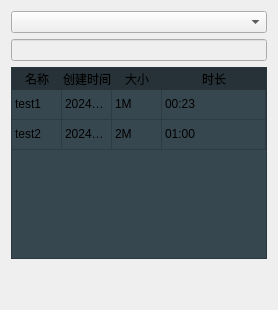
         <widget class="QWidget" name="tab_videofiles">
          <attribute name="icon">
           <iconset resource="../resource.qrc">
            <normaloff>:/asset/mianWidget/videoFiles.svg</normaloff>:/asset/mianWidget/videoFiles.svg</iconset>
          </attribute>
          <attribute name="title">
           <string>播放列表</string>
          </attribute>
          <attribute name="toolTip">
           <string>播放列表</string>
          </attribute>
          <layout class="QVBoxLayout" name="verticalLayout_6">
           <item>
            <widget class="QComboBox" name="comboBox_updatePlayerList">
             <property name="layoutDirection">
              <enum>Qt::LeftToRight</enum>
             </property>
             <property name="editable">
              <bool>false</bool>
             </property>
            </widget>
           </item>
           <item>
            <widget class="QLineEdit" name="lineEdit_pathPlayerList">
             <property name="enabled">
              <bool>false</bool>
             </property>
            </widget>
           </item>
           <item>
            <widget class="QTableWidget" name="tableWidget_playerList">
             <property name="enabled">
              <bool>true</bool>
             </property>
             <property name="sizePolicy">
              <sizepolicy hsizetype="Preferred" vsizetype="Expanding">
               <horstretch>0</horstretch>
               <verstretch>0</verstretch>
              </sizepolicy>
             </property>
             <property name="styleSheet">
              <string notr="true">/*表内空格*/
QTableWidget { 
	background-color: rgb(55, 71, 79);
}
QTableWidget::item {
	background-color: rgb(55, 71, 79);
}

QTableWidget::item:selected { 
	background-color: rgb(38, 50, 56);
	color: white; 
}

/*表头设置*/
QHeaderView::section { 
	border: none;
	background-color: rgb(38, 50, 56);
 }

/*表头区域的角落按钮左上角的空白区域设置*/
QTableCornerButton::section {
	background: transparent;
}</string>
             </property>
             <property name="editTriggers">
              <set>QAbstractItemView::NoEditTriggers</set>
             </property>
             <property name="selectionMode">
              <enum>QAbstractItemView::SingleSelection</enum>
             </property>
             <property name="selectionBehavior">
              <enum>QAbstractItemView::SelectRows</enum>
             </property>
             <property name="gridStyle">
              <enum>Qt::SolidLine</enum>
             </property>
             <attribute name="horizontalHeaderVisible">
              <bool>true</bool>
             </attribute>
             <attribute name="horizontalHeaderCascadingSectionResizes">
              <bool>true</bool>
             </attribute>
             <attribute name="horizontalHeaderDefaultSectionSize">
              <number>50</number>
             </attribute>
             <attribute name="horizontalHeaderHighlightSections">
              <bool>true</bool>
             </attribute>
             <attribute name="horizontalHeaderShowSortIndicator" stdset="0">
              <bool>true</bool>
             </attribute>
             <attribute name="horizontalHeaderStretchLastSection">
              <bool>true</bool>
             </attribute>
             <attribute name="verticalHeaderVisible">
              <bool>false</bool>
             </attribute>
             <attribute name="verticalHeaderMinimumSectionSize">
              <number>19</number>
             </attribute>
             <attribute name="verticalHeaderDefaultSectionSize">
              <number>30</number>
             </attribute>
             <row>
              <property name="text">
               <string>1</string>
              </property>
             </row>
             <row>
              <property name="text">
               <string>2</string>
              </property>
             </row>
             <column>
              <property name="text">
               <string>名称</string>
              </property>
             </column>
             <column>
              <property name="text">
               <string>创建时间</string>
              </property>
             </column>
             <column>
              <property name="text">
               <string>大小</string>
              </property>
             </column>
             <column>
              <property name="text">
               <string>时长</string>
              </property>
             </column>
             <item row="0" column="0">
              <property name="text">
               <string>test1</string>
              </property>
             </item>
             <item row="0" column="1">
              <property name="text">
               <string>20240403</string>
              </property>
             </item>
             <item row="0" column="2">
              <property name="text">
               <string>1M</string>
              </property>
             </item>
             <item row="0" column="3">
              <property name="text">
               <string>00:23</string>
              </property>
             </item>
             <item row="1" column="0">
              <property name="text">
               <string>test2</string>
              </property>
             </item>
             <item row="1" column="1">
              <property name="text">
               <string>20240101</string>
              </property>
             </item>
             <item row="1" column="2">
              <property name="text">
               <string>2M</string>
              </property>
             </item>
             <item row="1" column="3">
              <property name="text">
               <string>01:00</string>
              </property>
             </item>
            </widget>
           </item>
           <item>
            <spacer name="verticalSpacer_5">
             <property name="orientation">
              <enum>Qt::Vertical</enum>
             </property>
             <property name="sizeHint" stdset="0">
              <size>
               <width>20</width>
               <height>40</height>
              </size>
             </property>
            </spacer>
           </item>
          </layout>
         </widget>
